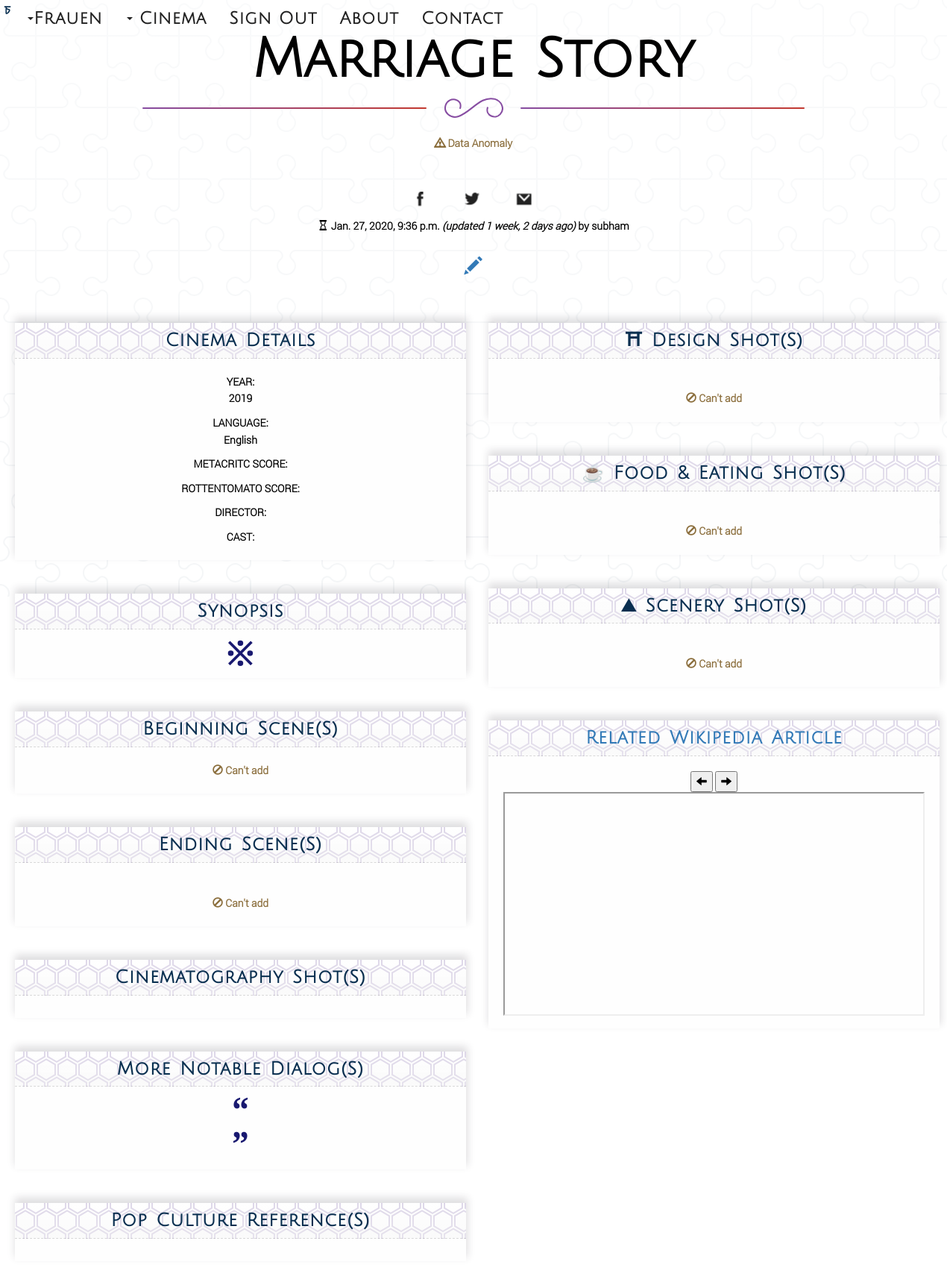
/cinema/marriage-story_7rstd/ (signed in), run on the app's committed database.
### cinema/models.py (models this page shows, shortened)
class CinemaBook(models.Model):
	alphanumeric = RegexValidator(r'^[0-9a-zA-Z? ,-]*$', 'Only alphanumeric characters are allowed.')
	categories = (
		('Feature', 'Feature'),
		('Short', 'Short'),
		('Doc', 'Documentary'),
		)
	YEAR_CHOICES = []
	for r in range((datetime.datetime.now().year+1), 1900, -1):
	    YEAR_CHOICES.append((r,r))
	owner		=models.ForeignKey(User)
	name        =models.CharField(max_length=50, blank=False, validators=[alphanumeric])
	language    =models.CharField(max_length=40, blank=True, default='English')
	category    =models.CharField(max_length=10, choices=categories, blank=False)
	year        =models.IntegerField(choices=YEAR_CHOICES, blank=False, default=datetime.datetime.now().year)
	cast        =models.CharField(max_length=420, blank=True)
	director    =models.CharField(max_length=30, blank=True)
	metascore   =models.CharField(max_length=10, blank=True)
	meter       =models.CharField(max_length=10, blank=True)
	synopsis    =models.TextField(blank=True)
	wpurl 		=models.URLField(blank=True)
	cinto       =models.TextField(blank=True)
	dialogs     =models.TextField(blank=True)
	popref      =models.TextField(blank=True)
	verify      =models.BooleanField(default=False)
	public		=models.BooleanField(default=True)
	timestamp   =models.DateTimeField(auto_now_add=True)
	updated     =models.DateTimeField(auto_now=True)
	slug        =models.SlugField(blank=True, null=True)
	def __str__(self):
	    return self.name
	class Meta:
		ordering = ('-timestamp', 'name',)

### cinema/views.py (the view)
# urls.py: url(r'^(?P<slug>[\w-]+)/$', views.CinemaDetailView.as_view(), name='detail'),
class CinemaDetailView(LoginRequiredMixin, DetailView):
    def get_queryset(self):
        return CinemaBook.objects.filter(owner=self.request.user)

### cinema/templates/cinema/cinemabook_detail.html (shortened to what this page needs)
{%extends "base.html"%}
{%block content%}
<h1>{{object}}</h1>
{% include 'snippets/svg_line.html'%}
<br>
{% if object.verify %}
	<p class='text-success'><span class="glyphicon glyphicon-ok"></span> Details Confirmed</p>
{% else %}
	<p class='text-warning'><span class="glyphicon glyphicon-warning-sign"></span> Data Anomaly</p>
{% endif %}
<br> &nbsp;
{% include 'snippets/share.html'%}
<p><span class="glyphicon glyphicon-hourglass"></span> {{object.timestamp}} <i>(updated {{object.updated|timesince}} ago)</i> by {{ object.owner }}<h3><a class="editlink" href='{% url "cinema:edit" object.id %}'><span class="glyphicon glyphicon-pencil" style="top:5px;"></span></a></h3></p>
<br><br>
<div class="col-sm-6">
	<div class="cinecomp">
		<h3>Cinema Details</h3>
		YEAR: <p>{{object.year}}</p>
		LANGUAGE: <p>{{object.language}}</p>
		METACRITC SCORE: <p class="text-info">{{object.metascore}}</p>
		ROTTENTOMATO SCORE: <p class="text-info">{{object.meter}}</p>
		DIRECTOR: <p>{{object.director}}</p>
		CAST: <p>{{object.cast}}</p>
	</div>
	<div class="cinecomp">
		<h3>Synopsis</h3><p>{{object.synopsis}}</p>
		<big>※</big>
	</div>
	<div class="cinecomp">
		<h3>Beginning Scene(s)</h3>
		{% if not object.beginnings_set.all %}
			{% if object.verify %}
				<a class="addlink" href='{% url "cinema:createbeginning"%}'><span class="glyphicon glyphicon-plus"></span></a>
			{%else%}
				<p class="text-warning"><span class="glyphicon glyphicon-ban-circle"></span> Can't add</p>
			{%endif%}
		{%endif%}
	</div>
	<div class="cinecomp">
		<h3>Ending Scene(s)</h3>
		<br>
		{% if not object.endings_set.all %}
			{% if object.verify %}
				<a class="addlink" href='{% url "cinema:createending"%}'><span class="glyphicon glyphicon-plus"></span></a>
			{%else%}
				<p class="text-warning"><span class="glyphicon glyphicon-ban-circle"></span> Can't add</p>
			{%endif%}
		{%endif%}
	</div>
	<div class="cinecomp">
		<h3>Cinematography Shot(s)</h3>
	</div>
	<div class="cinecomp">
		<h3>More Notable Dialog(s)</h3>
		<big>&#8220;</big>
		<big>&#8221;</big>
	</div>
	<div class="cinecomp">
		<h3>Pop Culture Reference(s)</h3>
	</div>
</div>
<div class="col-sm-6">
	<div class="cinecomp">
		<h3>&#9961; Design Shot(s)</h3>
		<br>
		{% if object.verify %}
			<a class="addlink" href='{% url "cinema:createdesignshot"%}' onclick='return !window.open(this.href, "Add Design", "width=500, height=500, left=654, top=100, scrollbars=no, resizable=0")' target='_blank'><span class="glyphicon glyphicon-plus"></span></a>
		{%else%}
				<p class="text-warning"><span class="glyphicon glyphicon-ban-circle"></span> Can't add</p>
		{%endif%}
	</div>
	<div class="cinecomp">
		<h3>&#9749; Food & Eating Shot(s)</h3>
		<br>
		{% if object.verify %}
			<a class="addlink" href='{% url "cinema:createfoodshot"%}'><span class="glyphicon glyphicon-plus"></span></a>
		{%else%}
				<p class="text-warning"><span class="glyphicon glyphicon-ban-circle"></span> Can't add</p>
		{%endif%}
	</div>
	<div class="cinecomp">
		<h3>&#9968; Scenery Shot(s)</h3>
		<br>
		{% if object.verify %}
			<a class="addlink" href='{% url "cinema:createlocationshot"%}'><span class="glyphicon glyphicon-plus"></span></a>
		{%else%}
				<p class="text-warning"><span class="glyphicon glyphicon-ban-circle"></span> Can't add</p>
		{%endif%}
	</div>
	<div class="cinecomp">
		<h3><a href="{{ object.wpurl }}" target="_blank">Related Wikipedia Article</a></h3>
		<button onclick="window.parent.frames[1].history.back()"><span class="glyphicon glyphicon-arrow-left"></span></button>
		<button onclick="window.parent.frames[1].history.forward()"><span class="glyphicon glyphicon-arrow-right"></span></button>
		<br>
		<iframe width='400px' height='300px' src="{{ object.wpurl }}">
		<p>WIKIPEDIA</p>
		</iframe>
	</div>
</div>
{%endblock content%}

### templates/snippets/css.html (style rules this page uses)
html { min-height: 100%; position: relative; }
body { text-align: center; font-family: 'Roboto Light', Helvetica, sans-serif; color: #000; font-weight: bold; display: flex; flex-direction: column; transition: 0.2s all ease; line-height: 1.609em; margin: 0 0 100px; }
body::before { content: ''; display: block; position: fixed; top: 0; left: 0; width: 100vw; height: 100vh; z-index: -1; background-attachment: scroll; background-color: #fff; background-size: cover, auto; position: fixed; }
h1 { margin: 0 auto; line-height: 1.409; word-spacing: 3px; font-family: 'Alegreya', garamond, serif; }
h3 { line-height: 1.609em; font-weight: bold; color: #092f50; text-transform: capitalize; letter-spacing: 1px; word-spacing: 2px; }
.navbar-inverse, .navbar-inverse .navbar-collapse, .navbar-inverse .navbar-form, .navbar-inverse .navbar-toggle, .navbar-inverse .navbar-nav .open .dropdown-menu>li>a, { color: #222; font-size: 18px; text-align: end; }
.container h1 { font-style: normal; font-size: 72px; font-weight: bold; font-family: 'Julius Sans One', Helvetica, sans-serif; white-space: nowrap; overflow: hidden; animation: type 3s steps(100, end); }
.cinecomp { display: inline-block; border-width: 2px 2px 0px 2px; padding: 10px 20px; margin: 5px; margin-bottom: 40px; width: 100%; box-shadow: .1rem -.6rem 1rem .1rem rgba(44,42,54,0.151); background: #fefefe; }
.cinecomp h3 { background-color: #fff; margin: -10px -20px 20px; padding: 4px 10px; font-weight: bold; font-family: 'Julius Sans One', Helvetica, sans-serif; font-weight: bold; border-bottom: 1px dashed #aaaaaa75; }
.cinecomp img, iframe { width: 100%; }
.cinecomp big { font-size: 48px; color: #191970; font-family: 'Playfair Display', serif; }

### data on the page
CinemaBook: name "Marriage Story", timestamp "Jan. 27, 2020, 9:36 p.m.", updated "1 week, 2 days", owner "subham", year "2019", language "English"
